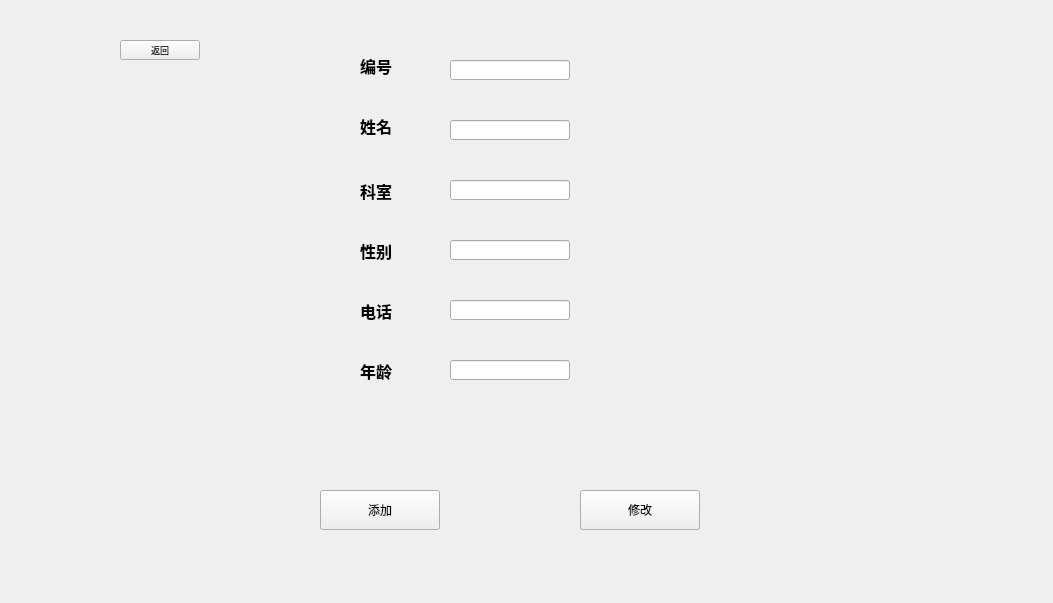
<?xml version="1.0" encoding="UTF-8"?>
<ui version="4.0">
 <class>nurse_sa</class>
 <widget class="QWidget" name="nurse_sa">
  <property name="geometry">
   <rect>
    <x>0</x>
    <y>0</y>
    <width>1053</width>
    <height>603</height>
   </rect>
  </property>
  <property name="windowTitle">
   <string>Form</string>
  </property>
  <property name="styleSheet">
   <string notr="true">#nurse_sa{background-image: url(:/hospital.jpg);}</string>
  </property>
  <widget class="QPushButton" name="b">
   <property name="geometry">
    <rect>
     <x>120</x>
     <y>40</y>
     <width>80</width>
     <height>20</height>
    </rect>
   </property>
   <property name="font">
    <font>
     <pointsize>7</pointsize>
    </font>
   </property>
   <property name="text">
    <string>返回</string>
   </property>
  </widget>
  <widget class="QLabel" name="office">
   <property name="geometry">
    <rect>
     <x>360</x>
     <y>170</y>
     <width>61</width>
     <height>41</height>
    </rect>
   </property>
   <property name="font">
    <font>
     <pointsize>12</pointsize>
     <weight>75</weight>
     <bold>true</bold>
    </font>
   </property>
   <property name="text">
    <string>科室</string>
   </property>
  </widget>
  <widget class="QPushButton" name="add">
   <property name="geometry">
    <rect>
     <x>320</x>
     <y>490</y>
     <width>120</width>
     <height>40</height>
    </rect>
   </property>
   <property name="text">
    <string>添加</string>
   </property>
  </widget>
  <widget class="QLineEdit" name="number_2">
   <property name="geometry">
    <rect>
     <x>450</x>
     <y>60</y>
     <width>120</width>
     <height>20</height>
    </rect>
   </property>
  </widget>
  <widget class="QLineEdit" name="office_2">
   <property name="geometry">
    <rect>
     <x>450</x>
     <y>180</y>
     <width>120</width>
     <height>20</height>
    </rect>
   </property>
  </widget>
  <widget class="QLabel" name="phone">
   <property name="geometry">
    <rect>
     <x>360</x>
     <y>290</y>
     <width>61</width>
     <height>41</height>
    </rect>
   </property>
   <property name="font">
    <font>
     <pointsize>12</pointsize>
     <weight>75</weight>
     <bold>true</bold>
    </font>
   </property>
   <property name="text">
    <string>电话</string>
   </property>
  </widget>
  <widget class="QLabel" name="gender">
   <property name="geometry">
    <rect>
     <x>360</x>
     <y>230</y>
     <width>61</width>
     <height>41</height>
    </rect>
   </property>
   <property name="font">
    <font>
     <pointsize>12</pointsize>
     <weight>75</weight>
     <bold>true</bold>
    </font>
   </property>
   <property name="text">
    <string>性别</string>
   </property>
  </widget>
  <widget class="QLineEdit" name="age_2">
   <property name="geometry">
    <rect>
     <x>450</x>
     <y>360</y>
     <width>120</width>
     <height>20</height>
    </rect>
   </property>
  </widget>
  <widget class="QLineEdit" name="gender_2">
   <property name="geometry">
    <rect>
     <x>450</x>
     <y>240</y>
     <width>120</width>
     <height>20</height>
    </rect>
   </property>
  </widget>
  <widget class="QPushButton" name="modify">
   <property name="geometry">
    <rect>
     <x>580</x>
     <y>490</y>
     <width>120</width>
     <height>40</height>
    </rect>
   </property>
   <property name="text">
    <string>修改</string>
   </property>
  </widget>
  <widget class="QLineEdit" name="phone_2">
   <property name="geometry">
    <rect>
     <x>450</x>
     <y>300</y>
     <width>120</width>
     <height>20</height>
    </rect>
   </property>
  </widget>
  <widget class="QLabel" name="number">
   <property name="geometry">
    <rect>
     <x>360</x>
     <y>50</y>
     <width>61</width>
     <height>31</height>
    </rect>
   </property>
   <property name="font">
    <font>
     <pointsize>12</pointsize>
     <weight>75</weight>
     <bold>true</bold>
    </font>
   </property>
   <property name="text">
    <string>编号</string>
   </property>
  </widget>
  <widget class="QLabel" name="name">
   <property name="geometry">
    <rect>
     <x>360</x>
     <y>110</y>
     <width>71</width>
     <height>31</height>
    </rect>
   </property>
   <property name="font">
    <font>
     <pointsize>12</pointsize>
     <weight>75</weight>
     <bold>true</bold>
    </font>
   </property>
   <property name="text">
    <string>姓名</string>
   </property>
  </widget>
  <widget class="QLineEdit" name="name_2">
   <property name="geometry">
    <rect>
     <x>450</x>
     <y>120</y>
     <width>120</width>
     <height>20</height>
    </rect>
   </property>
  </widget>
  <widget class="QLabel" name="age">
   <property name="geometry">
    <rect>
     <x>360</x>
     <y>350</y>
     <width>61</width>
     <height>41</height>
    </rect>
   </property>
   <property name="font">
    <font>
     <pointsize>12</pointsize>
     <weight>75</weight>
     <bold>true</bold>
    </font>
   </property>
   <property name="text">
    <string>年龄</string>
   </property>
  </widget>
 </widget>
 <resources/>
 <connections/>
</ui>
